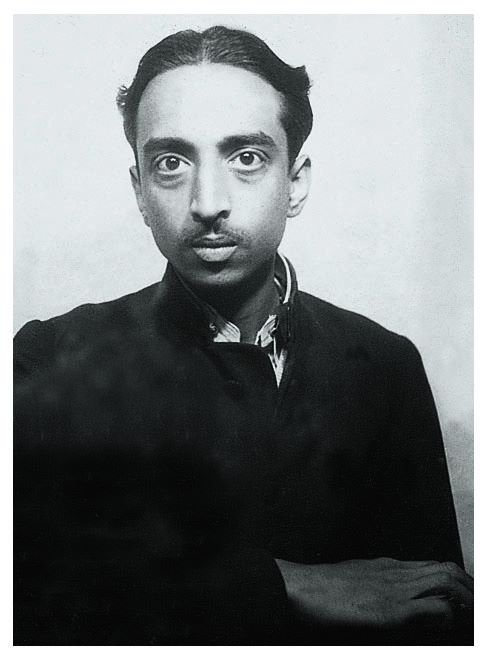
#> input picture previews/founder-opening/assets/balakrishna-menon.png, 487 x 660 px
$ python extract_original_portrait.py
#> lines starting #> are read from the running program, lines starting #| are printed output that depends on the picture; after the words box and inside, x2 and y2 are one past the last pixel; in counts of white or black regions, pixels touching at a corner belong together
"""Create a transparent founder portrait without modifying the source pixels.

The RGB portrait layer is copied directly from the supplied historical scan.
Only its alpha matte and a separate, low-opacity aura layer are synthesized.
"""

from pathlib import Path

import cv2
import numpy as np
from PIL import Image, ImageFilter


HERE = Path(__file__).resolve().parent
SOURCE = HERE.parent / "assets" / "balakrishna-menon.png"
OUTPUT = HERE.parent / "assets" / "balakrishna-menon-original-cutout.png"


def main() -> None:
    source_bgr = cv2.imread(str(SOURCE), cv2.IMREAD_COLOR)
#> source_bgr is the input picture: shape (660, 487, 3); mean B, G, R 125.2, 124.2, 120.3
    if source_bgr is None:
        raise FileNotFoundError(SOURCE)

    height, width = source_bgr.shape[:2]
#> height = 660; width = 487
    # The studio field is almost neutral white. Select pixels close to the
    # border's paper tone, then remove only components connected to the outer
    # edge. This keeps equally pale facial pixels because they are enclosed by
    # the hair, ears, and jaw rather than connected to the background.
    lab = cv2.cvtColor(source_bgr, cv2.COLOR_BGR2LAB).astype(np.float32)
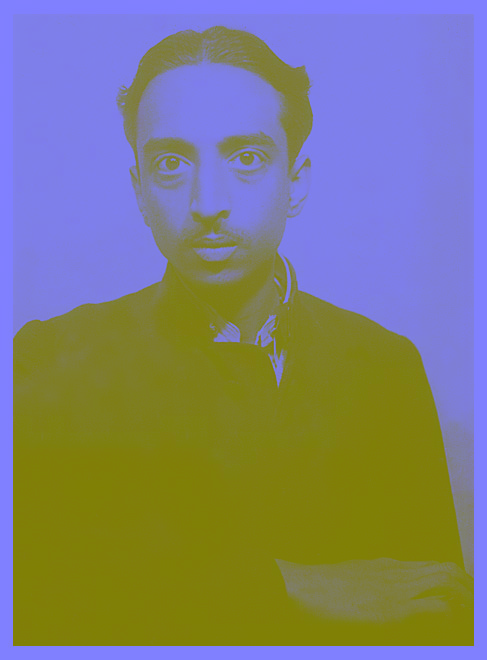
#> lab: shape (660, 487, 3) float32; mean B, G, R 124.6, 126.8, 127
    border_sample = np.concatenate(
        [lab[:30, :60].reshape(-1, 3), lab[:30, -60:].reshape(-1, 3)], axis=0
    )
    paper = np.median(border_sample, axis=0)
#> paper = [254, 128, 128]
    paper_distance = np.linalg.norm(lab - paper, axis=2)
    background_candidate = (paper_distance < 40).astype(np.uint8)
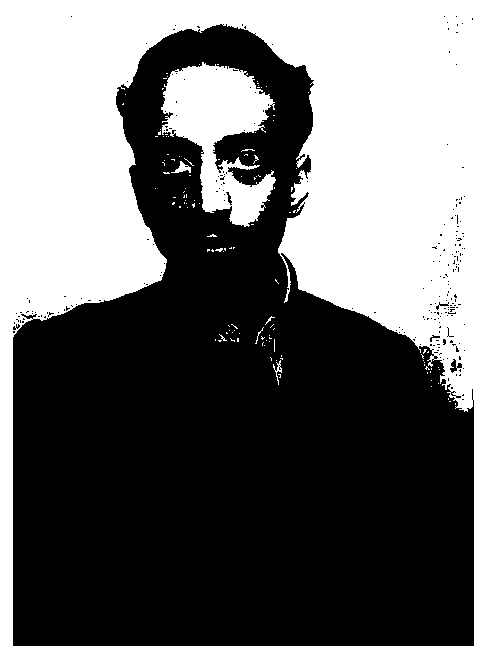
#> background_candidate: shape (660, 487); values 0 (black) and 1 (white), 42.6% white; 122 white regions (116 under 20 px), largest, box (x1, y1, x2, y2) and area: (0, 0, 487, 660) 126521, (161, 62, 276, 227) 9805, (171, 161, 191, 173) 103, (273, 360, 282, 385) 62, (255, 327, 264, 344) 23, (265, 316, 275, 325) 20
    count, labels = cv2.connectedComponents(background_candidate, 8)
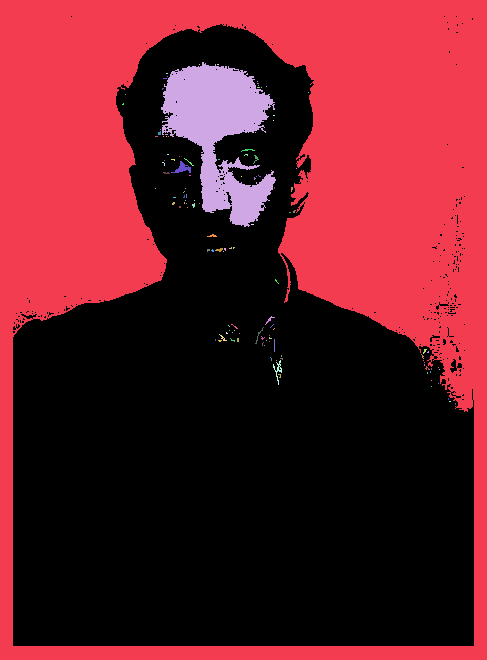
#> labels: shape (660, 487) int32; 123 distinct labels, from 0 to 122; one colour per label, 0 black
#> count = 123
    edge_labels = np.unique(
        np.concatenate([labels[0], labels[:, 0], labels[:, -1]])
    )
#> edge_labels = [1]
    background = np.isin(labels, edge_labels[edge_labels != 0]).astype(np.uint8) * 255
#> background: shape (660, 487); 39.4% white; 1 white region, box (x1, y1, x2, y2) and area: (0, 0, 487, 660) 126521
    background = cv2.morphologyEx(
        background, cv2.MORPH_CLOSE, np.ones((3, 3), np.uint8), iterations=1
    )
#> background: shape (660, 487); 39.6% white; 1 white region, box (x1, y1, x2, y2) and area: (0, 0, 487, 660) 127362
    foreground = 255 - background
    # Exclude the darker uneven paper at the lower-right edge. This polygon is
    # deliberately outside the true portrait contour and never touches the
    # face; it only prevents aged backdrop tones from joining the torso matte.
    allowed = np.zeros_like(foreground)
    contour_guard = np.array(
        [[100, 14], [386, 14], [399, 270], [410, 310], [414, 370],
         [423, 450], [438, 530], [464, 585], [width - 1, height - 1],
         [0, height - 1], [0, 330], [76, 295], [96, 260]],
        dtype=np.int32,
    )
    cv2.fillPoly(allowed, [contour_guard], 255)
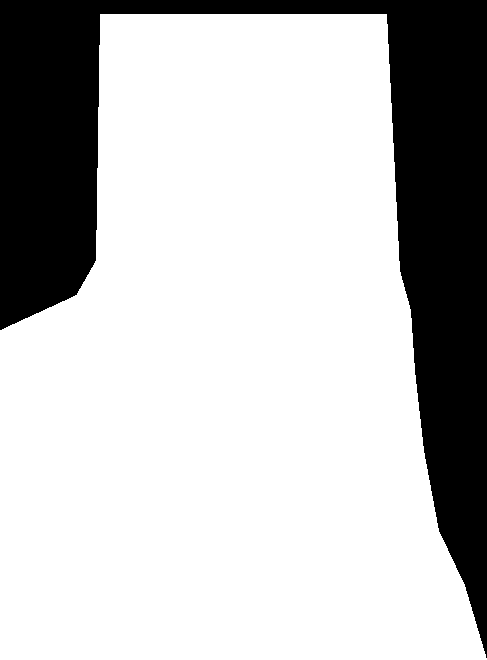
#> allowed: shape (660, 487); 75.2% white; 1 black region, box (x1, y1, x2, y2) and area: (0, 0, 487, 658) 79565
    foreground = cv2.bitwise_and(foreground, allowed)
#> foreground: shape (660, 487); 57.7% white; 1 black region, box (x1, y1, x2, y2) and area: (0, 0, 487, 660) 136031
    count, labels, stats, _ = cv2.connectedComponentsWithStats(foreground, 8)
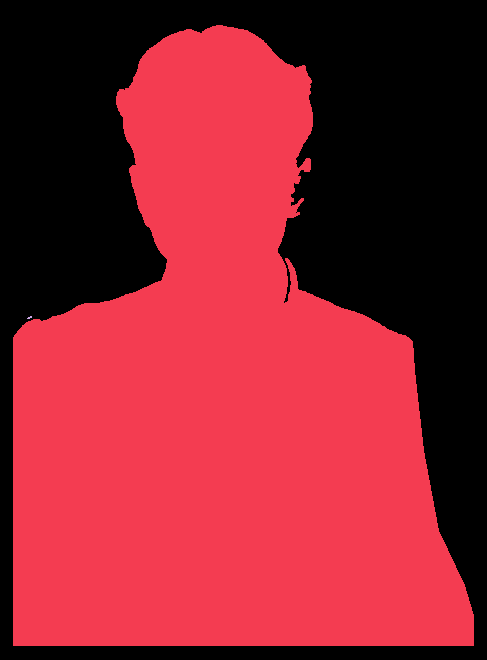
#> labels: shape (660, 487) int32; 3 distinct labels, from 0 to 2; one colour per label, 0 black
#> count = 3; stats = [[0, 0, 487, 660, 136031], [13, 25, 461, 621, 185380], [27, 316, 5, 3, 9]]
    if count > 1:
        largest = 1 + np.argmax(stats[1:, cv2.CC_STAT_AREA])
#> largest = 1
        foreground = np.where(labels == largest, 255, 0).astype(np.uint8)
#> foreground: shape (660, 487); 57.7% white; 1 black region, box (x1, y1, x2, y2) and area: (0, 0, 487, 660) 136040
    foreground = cv2.erode(foreground, np.ones((3, 3), np.uint8), iterations=1)
#> foreground: shape (660, 487); 56.9% white; 1 black region, box (x1, y1, x2, y2) and area: (0, 0, 487, 660) 138650
    foreground = cv2.GaussianBlur(foreground, (0, 0), 0.65)
    fade_start = int(height * 0.80)
#> fade_start = 528
    fade_end = int(height * 0.985)
#> fade_end = 650
    fade = np.ones(height, dtype=np.float32)
#> fade = 660 values from 1 to 1
    fade[fade_start:fade_end] = np.linspace(1.0, 0.0, fade_end - fade_start)
    fade[fade_end:] = 0.0
    alpha = (foreground.astype(np.float32) * fade[:, None]).astype(np.uint8)

    original_rgb = cv2.cvtColor(source_bgr, cv2.COLOR_BGR2RGB)
    subject = Image.fromarray(np.dstack((original_rgb, alpha)), "RGBA")

    # Aura sits behind the unchanged photograph. Its broad blur prevents a
    # traceable gold edge; a vertical weight favours crown over shoulders.
    alpha_image = Image.fromarray(alpha, "L")
    broad = alpha_image.filter(ImageFilter.GaussianBlur(24))
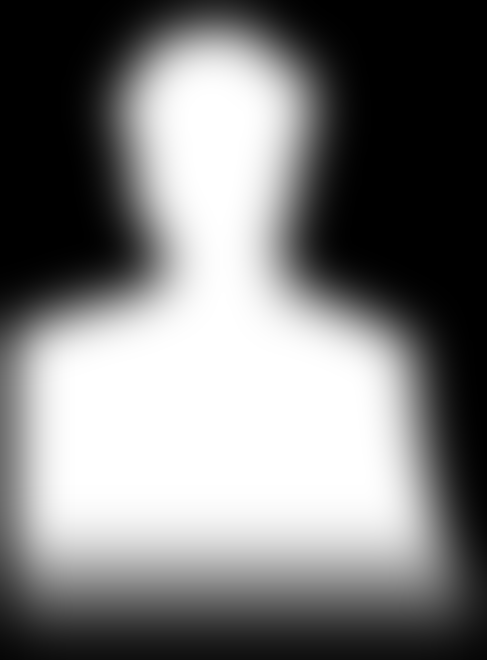
#> broad: PIL image 487x660 L; min 0, max 255, mean 124
    outside_broad = np.maximum(
        np.asarray(broad, dtype=np.int16) - np.asarray(alpha_image, dtype=np.int16), 0
    ).astype(np.float32)
    vertical = np.linspace(1.0, 0.14, height, dtype=np.float32)[:, None]
    aura_alpha = np.clip(outside_broad * 0.13 * vertical, 0, 15).astype(np.uint8)
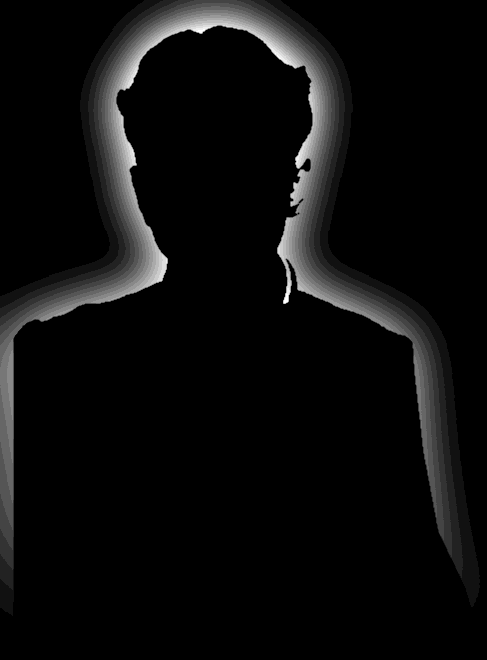
#> aura_alpha: shape (660, 487); min 0, max 15, mean 0.732; drawn with min black and max white
    aura = Image.new("RGBA", (width, height), (184, 126, 48, 0))
    aura.putalpha(Image.fromarray(aura_alpha, "L"))

    result = Image.alpha_composite(aura, subject)
    result.save(OUTPUT, optimize=True)
    print(f"wrote {OUTPUT} ({width}x{height})")
#| wrote previews/founder-opening/assets/balakrishna-menon-original-cutout.png (487x660)


if __name__ == "__main__":
    main()
